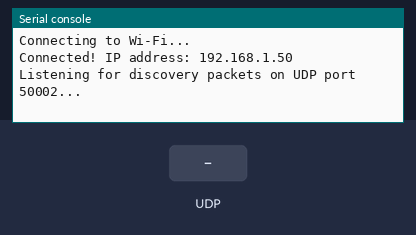
Bench run of a program on a simulated CircuitPython board. Parts: the last lines printed to the serial console. The test bench sets the inputs (shaded band).

Above: at 2.7 s.
2.8 s: UDP packet "1" arrives
At 3.7 s:
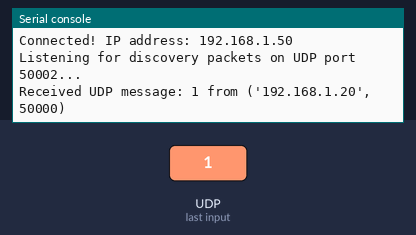
4.3 s: UDP packet "on" arrives
At 4.8 s:
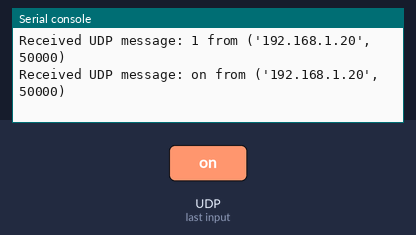
5.8 s: UDP packet "off" arrives
At 7.2 s:
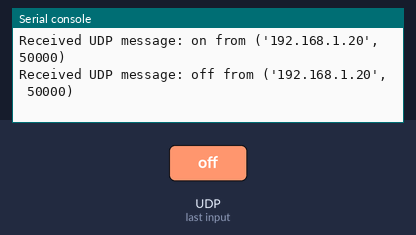

Measured:
- after the input at 2.8 s, the serial console: prints a new line at once (image 1)
- after the input at 4.3 s, the serial console: prints a new line at once (image 2)
- after the input at 5.8 s, the serial console: prints a new line at once (image 3)

The program:

code.py
```python
"""
Hollister Swarm Client – CircuitPython (Annotated)

This program does three big things:

1. Connects the Raspberry Pi Pico W to Wi-Fi
2. Listens for a server broadcasting its location using UDP (discovery phase)
3. Connects to that server using TCP once discovered

Think of this like:
- UDP = "Anyone out there?"
- TCP = "Cool, now let's talk for real."
"""

# -------------------------
# Imports (libraries)
# -------------------------

import wifi          # Handles Wi-Fi radio on the Pico W
import socketpool    # Allows us to create network sockets
import time          # Used for delays (sleep)

# -------------------------
# Wi-Fi Credentials
# -------------------------
# These are hard-coded strings instead of environment variables
# so it's obvious what values are being used.

WIFI_SSID = "YOUR_WIFI_NAME"
WIFI_PASSWORD = "YOUR_WIFI_PASSWORD"

# -------------------------
# Step 1: Connect to Wi-Fi
# -------------------------

print("Connecting to Wi-Fi...")

# This tells the Pico W to connect to the access point
wifi.radio.connect(WIFI_SSID, WIFI_PASSWORD)

# Once connected, the Pico is assigned an IP address by the router
print(f"Connected! IP address: {wifi.radio.ipv4_address}")

# -------------------------
# Step 2: Create a Socket Pool
# -------------------------
# A socket pool manages network connections.
# All UDP and TCP sockets will come from this pool.

pool = socketpool.SocketPool(wifi.radio)

# -------------------------
# Phase 1: UDP Discovery
# -------------------------
# The client does NOT know the server's IP address yet.
# Instead, it listens on a known UDP port for a broadcast message.

udp_port = 50002

# Buffer where incoming UDP packets will be stored
# 1024 bytes is plenty for a small discovery message
packet_buffer = bytearray(1024)

# Create a UDP socket
udp_sock = pool.socket(pool.AF_INET, pool.SOCK_DGRAM)

# Bind the socket:
# '' means "listen on all network interfaces"
# udp_port is the port we expect discovery messages on
udp_sock.bind(('', udp_port))

# Block forever until a packet arrives
udp_sock.settimeout(None)

server_ip = None
server_tcp_port = None

print(f"Listening for discovery packets on UDP port {udp_port}...")

# Keep listening until we successfully discover the server
while not server_ip:

    # Receive data into the buffer
    # size = number of bytes received
    # addr = (remote_ip, remote_port)
    size, addr = udp_sock.recvfrom_into(packet_buffer)

    # Decode ONLY the received bytes (important!)
    msg = packet_buffer[:size].decode("utf-8")

    print(f"Received UDP message: {msg} from {addr}")

    # Expected format:
    # "SERVER_IP_DISCOVERY:PORT"
    if msg.startswith("SERVER_IP_DISCOVERY"):
        server_ip = addr[0]  # IP address of the sender

        try:
            # Extract TCP port number from the message
            server_tcp_port = int(msg.split(":")[1])
            print(f"Discovered server at {server_ip}:{server_tcp_port}")

        except (IndexError, ValueError):
            # If message format is wrong, reset and keep listening
            print("Malformed discovery packet received.")
            server_ip = None

# Once discovery is complete, close the UDP socket
udp_sock.close()

# -------------------------
# Phase 2: TCP Connection
# -------------------------
# Now that we know where the server is,
# we establish a reliable TCP connection.

print(f"Connecting to TCP server at {server_ip}:{server_tcp_port}...")

# Create a TCP socket
tcp_client = pool.socket(pool.AF_INET, pool.SOCK_STREAM)

# Connect to the server
tcp_client.connect((server_ip, server_tcp_port))

# Send a test message to confirm connection
tcp_client.send(b"Hello from CircuitPython!")

print("TCP connection established.")

# -------------------------
# Main Loop
# -------------------------
# This loop keeps the program alive.
# In the future, this is where:
# - sensor data would be sent
# - commands would be received
# - robot state would be updated

while True:
    print("Client alive and connected.")
    time.sleep(10)
```
